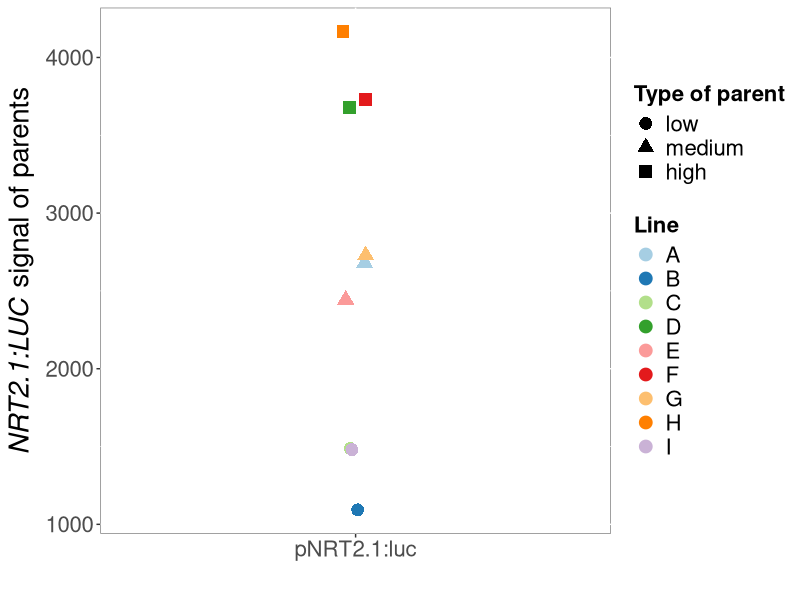
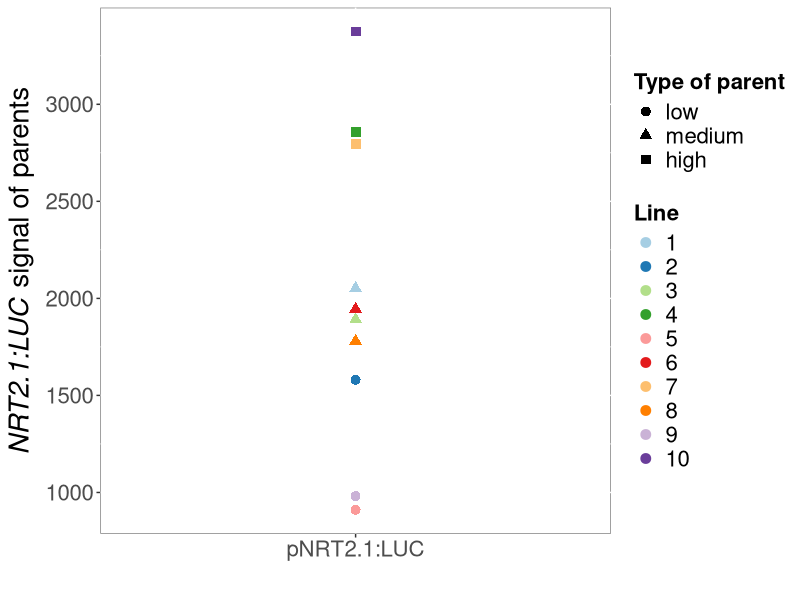
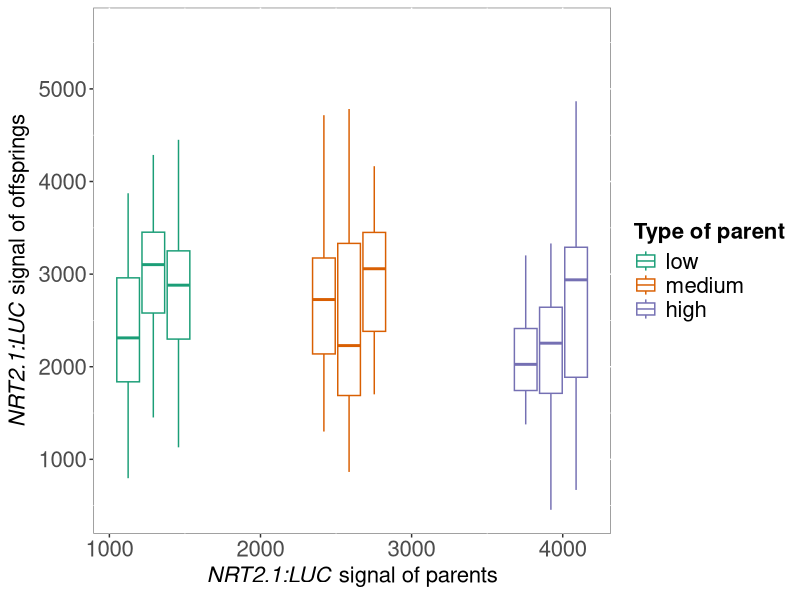
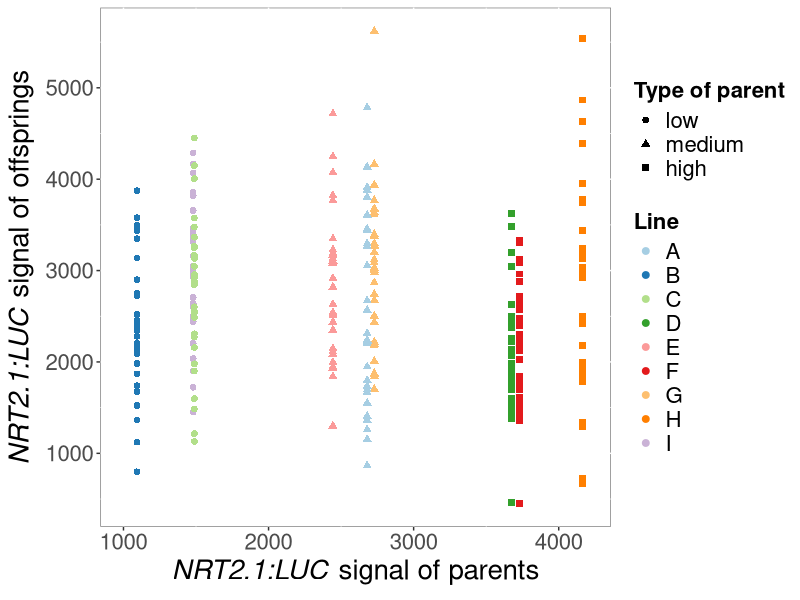
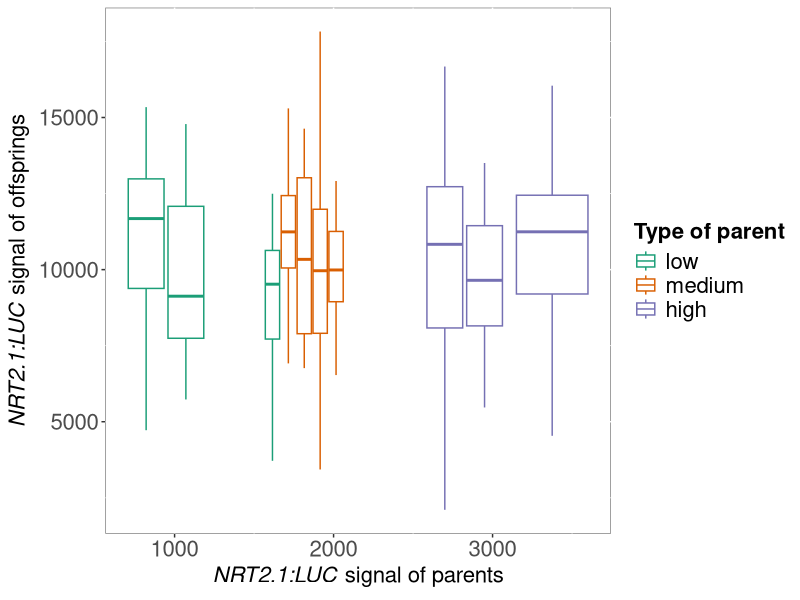
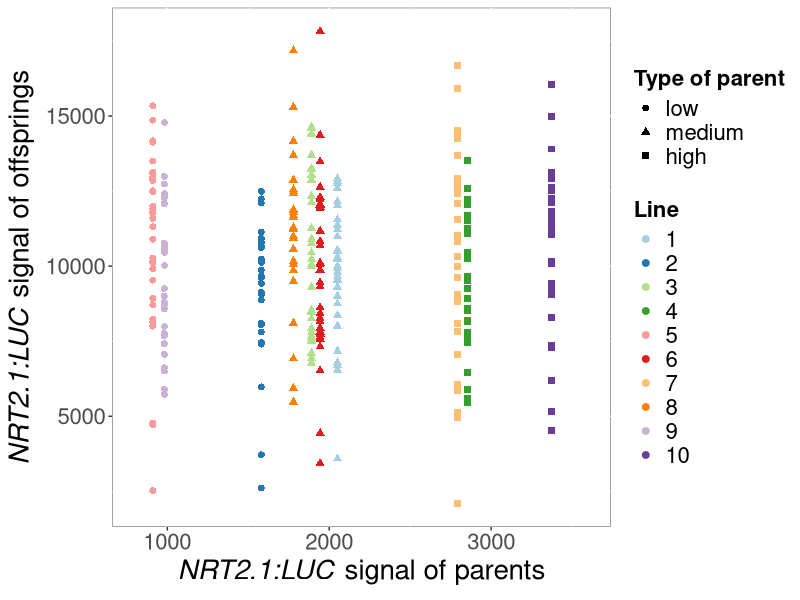
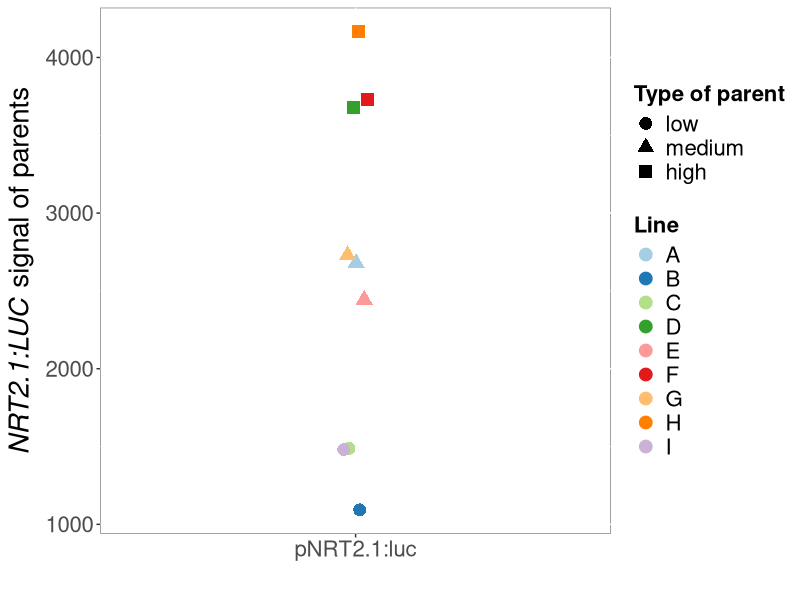
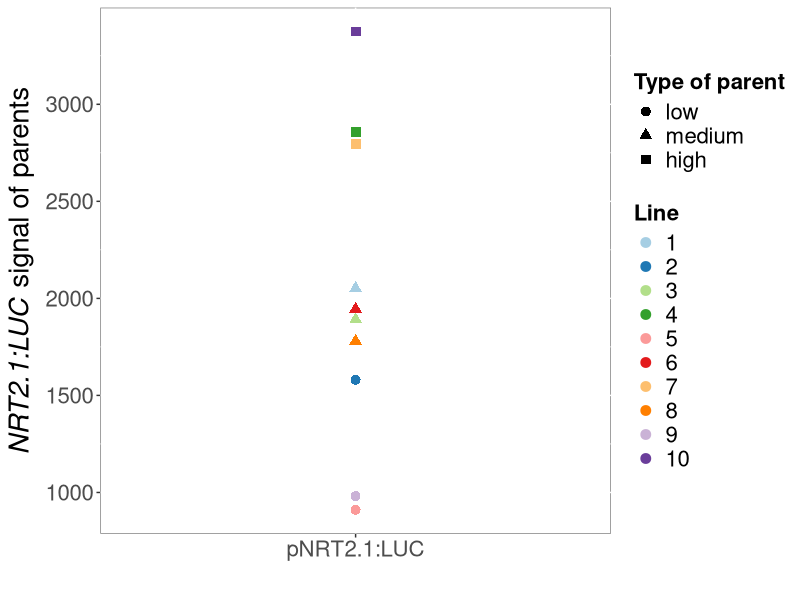

R code for these plots, in order:
## ---- chunk 1
knitr::opts_chunk$set(echo = TRUE)
## ---- chunk 2

library(tidyverse)
library(ggpubr)
library(RColorBrewer)

## ---- chunk 3

#rep1
MO1 <- read_tsv("rep1_MO1_MO2_MO3_transgenerational/MO1_transgenerational/Mo_01_20230418.txt")

MO2 <- read_tsv("rep1_MO1_MO2_MO3_transgenerational/MO2_transgenerational/Mo_02_20230424.txt")

MO3 <- read_tsv("rep1_MO1_MO2_MO3_transgenerational/MO3_transgenerational/Mo_03_20230512.txt")

rep1 <- bind_rows(MO1,MO2 ,MO3) %>% 
  mutate(expt="rep1")

#rep2

SC48 <- read_tsv("rep2_SC48_SC49_transgenerational/SC48_transgenerational/SC48_TransGen_luc_signal.txt")

SC49 <- read_tsv("rep2_SC48_SC49_transgenerational/SC49_transgenerational/SC49_transGenerational_luc_signal.txt")

rep2 <- bind_rows(SC48,SC49 ) %>% 
  mutate(expt="rep2")


rep1_2 <- rbind(rep1,rep2)

## ---- chunk 4

rep1_2_norm <- mutate(rep1_2, RawIntDenDivArea=RawIntDen/area) %>% 
  filter(seedling=="background") %>% 
  group_by(genotype, plate, expt) %>% 
  summarise(MeanBack=mean(RawIntDenDivArea)) %>% 
  full_join(rep1_2, by=c("genotype"="genotype", "plate"="plate", "expt"="expt")) %>% 
  mutate(RawIntDen_NormBack= RawIntDen-(MeanBack*area)) %>% 
  mutate(root_length_mm= length/4,
         RawIntDen_NormBack_NormLen=RawIntDen_NormBack/root_length_mm) %>% 
  filter(seedling!="background")

## ---- chunk 5

rep1_parents <- read_tsv("rep1_MO1_MO2_MO3_transgenerational/Rep1_parents_transgenerational_selection/Rep1_parents_transgenerational_selection.txt") %>% 
  mutate(expt="rep1")

rep2_parents <- read_tsv("rep2_SC48_SC49_transgenerational/Rep2_parents_transgenerational_selection/Rep2_parents_transgenerational_selection.txt") %>% 
  mutate(expt="rep2")

rep1_2_parents <- rbind(rep1_parents,rep2_parents)


# Normalisation of signal by the background and root length

rep1_2_parents_norm <- mutate(rep1_2_parents, RawIntDenDivArea_Parent=RawIntDen_Parent/area_Parent) %>% 
  filter(seedling_Parent=="background") %>% 
  group_by(genotype_Parent, PLATE_Parent, expt) %>% 
  summarise(MeanBack_Parent=mean(RawIntDenDivArea_Parent)) %>% 
  full_join(rep1_2_parents, by=c("genotype_Parent"="genotype_Parent", "PLATE_Parent"="PLATE_Parent", "expt"="expt")) %>% 
  mutate(RawIntDen_NormBack_Parent= RawIntDen_Parent-(MeanBack_Parent*area_Parent)) %>% 
  mutate(root_length_mm_Parent= length_Parent/4,
         RawIntDen_NormBack_NormLen_Parent=RawIntDen_NormBack_Parent/root_length_mm_Parent) %>% 
  filter(seedling_Parent!="background")



## ---- chunk 6

filter(rep1_2_parents_norm, expt=="rep1", type_Parent!="other", 
       !Parent_name%in%c("line10", "line19")) %>% 
  mutate(type_Parent=factor(type_Parent, levels=c("low", "medium", "high")),
         Parent_name=factor(Parent_name, levels=c("line2", "line3", "line6", "line9",
                                           "line11", "line12", "line13", "line14", "line17"))) %>% 
ggplot(aes(x=genotype_Parent, y=RawIntDen_NormBack_NormLen_Parent, shape=type_Parent, col=Parent_name)) +
  geom_jitter(size=4, width = 0.03, height = 0) +
  ylab(expression(paste(italic("NRT2.1:LUC")," signal of parents"))) +
  xlab("") +
  scale_color_brewer(palette = "Paired", name="Line", labels=c("A", "B", "C", "D", "E",
                                                                "F", "G", "H", "I")) +
  scale_shape(name="Type of parent") +
   theme(legend.text=element_text(size=16),legend.title = element_text(size=16, face="bold"), 
        axis.text=element_text(size=16), axis.title=element_text(size=20),
        plot.title = element_text(size=20,face="bold"),
        panel.background = element_rect(fill = "white", colour = "grey50"),
        legend.key = element_rect(fill = NA, color = NA)) 

ggsave("Selection_parents_rep1_transGen.jpg",height = 5, width = 6)

## ---- chunk 7

filter(rep1_2_parents_norm, expt=="rep2", type_Parent!="other",
       !Parent_name%in%c("line39", "line54")) %>% 
  mutate(type_Parent=factor(type_Parent, levels=c("low", "medium", "high"))) %>% 
ggplot(aes(x=genotype_Parent, y=RawIntDen_NormBack_NormLen_Parent, shape=type_Parent, col=Parent_name)) +
  geom_point(size=3) +
  ylab(expression(paste(italic("NRT2.1:LUC")," signal of parents"))) +
  scale_color_brewer(palette = "Paired", name="Line",  labels=c("1", "2", "3", "4", "5",
                                                                "6", "7", "8", "9", "10")) +
  scale_shape(name="Type of parent") +
  xlab("") +
  theme(legend.text=element_text(size=16),legend.title = element_text(size=16, face="bold"), 
        axis.text=element_text(size=16), axis.title=element_text(size=20),
        plot.title = element_text(size=20,face="bold"),
        panel.background = element_rect(fill = "white", colour = "grey50"), legend.key = element_rect(fill = NA, color = NA))  +
  guides(shape = guide_legend(order=1),
         color = guide_legend(order=2))

ggsave("Selection_parents_rep2_transGen.jpg",height = 5, width = 6)



## ---- chunk 8

rep1_2_normwithParent <- left_join(rep1_2_norm, rep1_2_parents_norm, by=c("genotype"="Parent_name", "expt"="expt"))

## ---- chunk 9

# for rep1

filter(rep1_2_normwithParent, expt=="rep1") %>% 
mutate(type_Parent=factor(type_Parent, levels=c("low", "medium", "high"))) %>% 
  ggplot(aes(x=RawIntDen_NormBack_NormLen_Parent, y=RawIntDen_NormBack_NormLen, group= genotype, col=type_Parent)) +
  geom_boxplot( outlier.shape = NA, width=500 ) +
  ylab(expression(paste(italic("NRT2.1:LUC")," signal of offsprings"))) +
  xlab(expression(paste(italic("NRT2.1:LUC")," signal of parents"))) +
   scale_color_brewer(palette = "Dark2", name="Type of parent") +
  theme(legend.text=element_text(size=16),legend.title = element_text(size=16, face="bold"), 
        axis.text=element_text(size=16), axis.title=element_text(size=16),
        plot.title = element_text(size=20,face="bold"),
        panel.background = element_rect(fill = "white", colour = "grey50"),legend.key = element_rect(fill = NA, color = NA))
  
ggsave("Boxplot_transgenerational_rep1_parentsValues.jpg", height = 4, width = 5)



filter(rep1_2_normwithParent, expt=="rep1") %>% 
mutate(type_Parent=factor(type_Parent, levels=c("low", "medium", "high")),
        genotype=factor(genotype, levels=c("line2", "line3", "line6", "line9",
                                           "line11", "line12", "line13", "line14", "line17"))) %>% 
  ggplot(aes(x=RawIntDen_NormBack_NormLen_Parent, y=RawIntDen_NormBack_NormLen, group=genotype, col=genotype , shape=type_Parent)) +
  geom_point(size=2) +
  xlim(1000, 4200)+
  ylab(expression(paste(italic("NRT2.1:LUC")," signal of offsprings"))) +
  xlab(expression(paste(italic("NRT2.1:LUC")," signal of parents"))) +
   scale_color_brewer(palette = "Paired", name="Line", labels=c("A", "B", "C", "D", "E",
                                                                "F", "G", "H", "I")) +
    scale_shape(name="Type of parent") +
  theme(legend.text=element_text(size=16),legend.title = element_text(size=16, face="bold"), 
        axis.text=element_text(size=16), axis.title=element_text(size=20),
        plot.title = element_text(size=20,face="bold"),
        panel.background = element_rect(fill = "white", colour = "grey50"), legend.key = element_rect(fill = NA, color = NA)) +
  guides(shape = guide_legend(order=1),
         color = guide_legend(order=2))
  
ggsave("scatterplot_transgenerational_rep1_parentsValues.jpg", height = 5, width = 7)


# for rep2

filter(rep1_2_normwithParent, expt=="rep2") %>% 
mutate(type_Parent=factor(type_Parent, levels=c("low", "medium", "high"))) %>% 
  ggplot(aes(x=RawIntDen_NormBack_NormLen_Parent, y=RawIntDen_NormBack_NormLen, group= genotype, col=type_Parent)) +
  geom_boxplot( outlier.shape = NA, width=500 ) +
  ylab(expression(paste(italic("NRT2.1:LUC")," signal of offsprings"))) +
  xlab(expression(paste(italic("NRT2.1:LUC")," signal of parents"))) +
   scale_color_brewer(palette = "Dark2", name="Type of parent") +
  theme(legend.text=element_text(size=16),legend.title = element_text(size=16, face="bold"), 
        axis.text=element_text(size=16), axis.title=element_text(size=16),
        plot.title = element_text(size=20,face="bold"),
        panel.background = element_rect(fill = "white", colour = "grey50"), legend.key = element_rect(fill = NA, color = NA))
  
ggsave("Boxplot_transgenerational_rep2_parentsValues.jpg", height = 4, width = 5)



filter(rep1_2_normwithParent, expt=="rep2") %>% 
mutate(type_Parent=factor(type_Parent, levels=c("low", "medium", "high"))) %>% 
  ggplot(aes(x=RawIntDen_NormBack_NormLen_Parent, y=RawIntDen_NormBack_NormLen, group= genotype, shape=type_Parent, col=genotype)) +
  geom_point(size=2) +
  xlim(800, 3600)+
  ylab(expression(paste(italic("NRT2.1:LUC")," signal of offsprings"))) +
  xlab(expression(paste(italic("NRT2.1:LUC")," signal of parents"))) +
  scale_shape(name="Type of parent") +
   scale_color_brewer(palette = "Paired", name="Line", labels=c("1", "2", "3", "4", "5",
                                                                "6", "7", "8", "9", "10")) +
    
  theme(legend.text=element_text(size=16),legend.title = element_text(size=16, face="bold"), 
        axis.text=element_text(size=16), axis.title=element_text(size=20),
        plot.title = element_text(size=20,face="bold"),
        panel.background = element_rect(fill = "white", colour = "grey50"),
        legend.key = element_rect(fill = NA, color = NA)) +
  guides(shape = guide_legend(order=1),
         color = guide_legend(order=2))
  
ggsave("Scatterplot_transgenerational_rep2_parentsValues.jpg", height = 5, width = 7)


